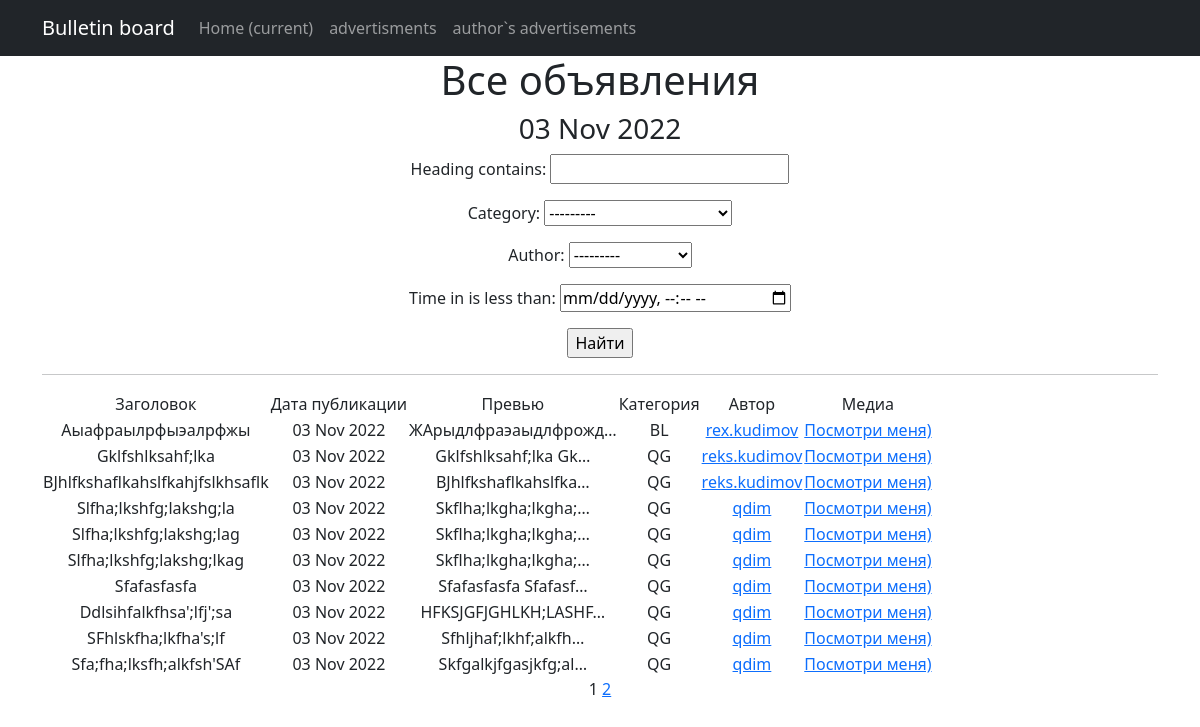
The app's page /advertisements/ with its own data.
### board_app/models.py (models this page shows, shortened)
class Advertisement(models.Model):
    time_in = models.DateTimeField(auto_now_add=True)
    heading = models.CharField(max_length=255, unique=True)
    text_ad = models.TextField()
    category = models.CharField(max_length=2, choices=CATEGORIES, default=quest_givers)
    upload = models.ImageField(blank=True, null=True, upload_to='content')
    author = models.ForeignKey(User, on_delete=models.CASCADE, editable=False,null=True,blank=True)

### board_app/views.py (the view)
# urls.py: path('', AdvertisementsList.as_view(), name='advertisement_list'),
class AdvertisementsList(ListView):
    model = Advertisement
    ordering = '-time_in'
    template_name = 'advertisements.html'
    context_object_name = 'advertisements'
    paginate_by = 10
    def get_queryset(self):
        queryset = super().get_queryset()
        self.filterset = AdvertisementFilter(self.request.GET, queryset)
        return self.filterset.qs
    def get_context_data(self, **kwargs):
        context = super().get_context_data(**kwargs)
        context['filterset'] = self.filterset
        return context

### board_app/templatetags/custom_tags.py (called while the page is built)
@register.simple_tag()
def current_time(format_string='%b %d %Y'):
   return datetime.utcnow().strftime(format_string)

### templates/advertisements.html (shortened to what this page needs)
{% extends 'flatpages/default.html' %}
{% load custom_tags %}
{% block content %}
   <h1>Все объявления</h1>
   <h3>{% current_time '%d %b %Y' %}</h3>
   <form action="" method="get">
       {{ filterset.form.as_p }}
       <input type="submit" value="Найти" />
   </form>
   <hr>
   {% if not advertisements %}
       <h2>Объявлений нет!</h2>
   {% else %}
<table>
    <tr>
        <td>Заголовок</td>
        <td>Дата публикации</td>
        <td>Превью</td>
        <td>Категория</td>
        <td>Автор</td>
        <td>Медиа</td>
    </tr>
    {% for advertisement in advertisements %}
    <tr>
        <td>{{ advertisement.heading }}</td>
        <td>{{ advertisement.time_in|date:'d M Y' }}</td>
        <td>{{ advertisement.text_ad|truncatechars:20 }}</td>
        <td>{{ advertisement.category }}</td>
        <td><a href="/advertisements/authors/{{ advertisement.author.id }}">{{ advertisement.author.username }}</a></td>
        <td><a href="/advertisements/{{ advertisement.pk }}">Посмотри меня)</a></td>
    </tr>
    {% endfor %}
</table>
{% endif %}
   {{ page_obj.number }}
   {% if page_obj.has_next %}
       <a href="?page={{ page_obj.next_page_number }}">{{ page_obj.next_page_number }}</a>
   {% endif %}
{% endblock content %}

### templates/flatpages/default.html (shortened to what this page needs)
<!DOCTYPE html>
<html lang="en">
{% load cache %}
{% cache 120 head %}
    <head>
        {% load static %}
        <link href="{% static 'css/styles.css' %}" rel="stylesheet" />
    </head>
{% endcache %}
    <body>
    <nav class="navbar navbar-expand-lg navbar-dark bg-dark static-top">
       <div class="container">
           <a class="navbar-brand" href="#">Bulletin board</a>
           <div class="collapse navbar-collapse" id="navbarResponsive">
               <ul class="navbar-nav ml-auto">
                   <li class="nav-item active">
                       <a class="nav-link" href="http://127.0.0.1:8000/">Home
                           <span class="sr-only">(current)</span>
                       </a>
                   </li>
                   <li class="nav-item">
                       <a class="nav-link" href="/advertisements/">advertisments</a>
                   </li>
                   <li class="nav-item">
                       <a class="nav-link" href="http://127.0.0.1:8000/advertisements/authoradvertisements/">author`s advertisements</a>
                   </li>
               </ul>
           </div>
       </div>
    </nav>
        <div class="container">
            <div class="row">
                <div class="col-lg-12 text-center">
                    {% block content %}{% endblock content %}
                </div>
            </div>
        </div>
    </body>
</html>

### records on screen
Advertisement: heading "Аыафраылрфыэалрфжы", time_in "03 Nov 2022", text_ad "ЖАрыдлфраэаыдлфрожд…", category "BL", author.username "rex.kudimov"
Advertisement: heading "Gklfshlksahf;lka", time_in "03 Nov 2022", text_ad "Gklfshlksahf;lka Gk…", category "QG", author.username "reks.kudimov"
Advertisement: heading "BJhlfkshaflkahslfkahjfslkhsaflk", time_in "03 Nov 2022", text_ad "BJhlfkshaflkahslfka…", category "QG", author.username "reks.kudimov"
Advertisement: heading "Slfha;lkshfg;lakshg;la", time_in "03 Nov 2022", text_ad "Skflha;lkgha;lkgha;…", category "QG", author.username "qdim"
Advertisement: heading "Slfha;lkshfg;lakshg;lag", time_in "03 Nov 2022", text_ad "Skflha;lkgha;lkgha;…", category "QG", author.username "qdim"
Advertisement: heading "Slfha;lkshfg;lakshg;lkag", time_in "03 Nov 2022", text_ad "Skflha;lkgha;lkgha;…", category "QG", author.username "qdim"
Advertisement: heading "Sfafasfasfa", time_in "03 Nov 2022", text_ad "Sfafasfasfa Sfafasf…", category "QG", author.username "qdim"
Advertisement: heading "Ddlsihfalkfhsa';lfj';sa", time_in "03 Nov 2022", text_ad "HFKSJGFJGHLKH;LASHF…", category "QG", author.username "qdim"
Advertisement: heading "SFhlskfha;lkfha's;lf", time_in "03 Nov 2022", text_ad "Sfhljhaf;lkhf;alkfh…", category "QG", author.username "qdim"
Advertisement: heading "Sfa;fha;lksfh;alkfsh'SAf", time_in "03 Nov 2022", text_ad "Skfgalkjfgasjkfg;al…", category "QG", author.username "qdim"

### other values on screen
{{ page_obj.number }} "1"
{{ page_obj.next_page_number }} "2"
